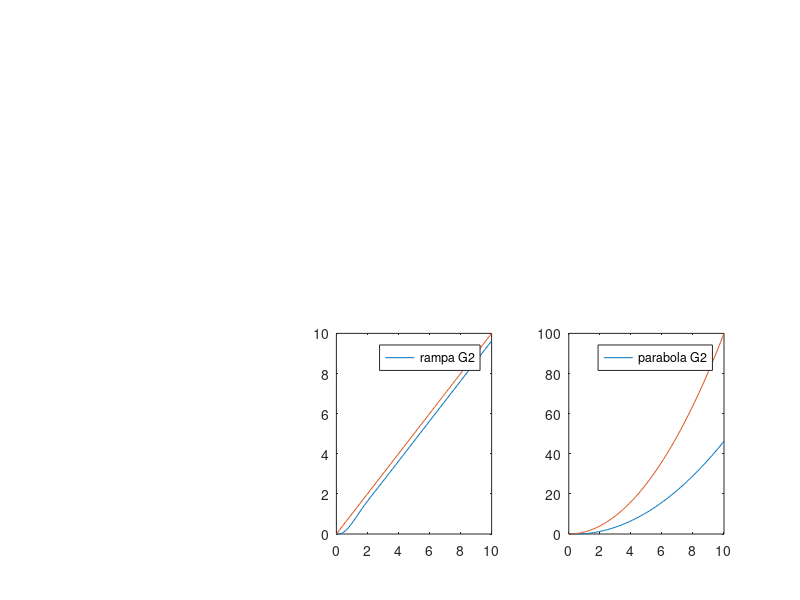

MATLAB code for this plot:

G1=tf(1,[1 6 9]); %funcion G1 en lazo abierto
G2=tf(8,[1 3 8]); %funcion G2 en lazo abierto
t2=tf(1,[1 0]);
t3=tf(1,[1 0 0]);

%G1
%ENTRADA ESCALON
subplot(231)
step(G1,10);%respuesta para una entrada escalon
legend('escalon unitario G1');

%ENTRADA RAMPA
t=0:0.1:10;
C1=t2*G1; %multiplicamos la funcion de transferencia en lazo cerrador por 1/s
c=step(C1,t); %respuesta para una entrada rampa
subplot(232)
plot(t,c,t,t)
legend('rampa G1');

%ENTRADA PARABOLA
C1=t3*G1; %multiplicamos la funcion de transferencia en lazo cerrador por 1/s
c1=step(C1,t); %respuesta para una entrada rampa
subplot(233)
plot(t,c1,t,t.*t)
legend('parabola G1');

%G2
%ENTRADA ESCALON
subplot(234)
step(G2,10);%respuesta para una entrada escalon
legend('escalon unitario G2');

%ENTRADA RAMPA
C1=t2*G2; %multiplicamos la funcion de transferencia en lazo cerrador por 1/s
c1=step(C1,t); %respuesta para una entrada rampa
subplot(235)
plot(t,c1,t,t)
legend('rampa G2');

%ENTRADA PARABOLA
C1=t3*G2; %multiplicamos la funcion de transferencia en lazo cerrador por 1/s
c1=step(C1,t); %respuesta para una entrada rampa
subplot(236)
plot(t,c1,t,t.*t)
legend('parabola G2');
